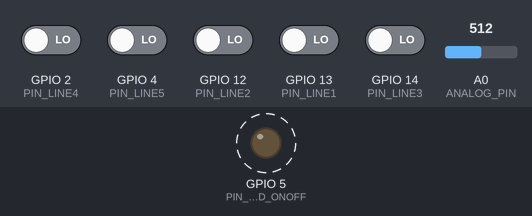
Bench run of a program on a simulated ESP8266 (NodeMCU). Shown: output pins drawn as LEDs (lit = HIGH). Dashed ring = blinking. The test bench sets the inputs (shaded band); at power-on: GPIO 2 (PIN_LINE4), GPIO 4 (PIN_LINE5), GPIO 12 (PIN_LINE2), GPIO 13 (PIN_LINE1), GPIO 14 (PIN_LINE3) LOW, A0 (ANALOG_PIN) = 512. WiFi joins after 1.5 s; servers stay silent unless stated; no MQTT or app messages arrive unless stated; not simulated (calls return 0 or success): secret.h. At 14.3 s the program puts the board to deep sleep or switches it off; the recording ends there.

Above: at 1.0 s.
Timing chart, 0 to 5.7 s (numbered marks = the images above):
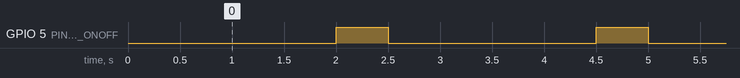

Measured:
- by itself, GPIO 5 (PIN_PHOTOTRANSISTOR_LED_ONOFF): alternates HIGH for 0.50 s and LOW for 2.0 s

The program:

main.cpp
```cpp
/*
Winvane

    * Author :             F. Guiet
    * Creation           : 20201224
    * Last modification  :
    * History            : 1.0 - First version

    * Tips ! :
      - Change baudrate in PlatformIO : Ctrl+T b 115200

    * References:

    * Power consumption :
      - 150 mA when Led and phototransistor are ON
      - 66 mA when ESP8266 is on and led and phototransistor are OFF
      - 140 uA when in deep sleep
*/

#include <Arduino.h>
#include <ArduinoJson.h>
#include <secret.h>
#include <ESP8266WiFi.h>
#include <PubSubClient.h>

#define DEBUG 0
#define MAX_RETRY 700
#define MQTT_CLIENT_ID "WindvaneSensor"
#define FIRMWARE_VERSION "1.0"

const int PIN_LINE1 = 13;
const int PIN_LINE2 = 12;
const int PIN_LINE3 = 14;
const int PIN_LINE4 = 2;
const int PIN_LINE5 = 4;
const int SAMPLES = 5;
const int SAMPLES_FREQUENCY = 2000;  //10s = 10000

//DEBUG PURPOSE
//const int DEEP_SLEEP_S = 5;  //900s = 15min
const int DEEP_SLEEP_S = 900;  //900s = 15min

const int PIN_PHOTOTRANSISTOR_LED_ONOFF = 5;

const int ANALOG_PIN = A0;

WiFiClient wifiClient;
PubSubClient client(wifiClient);

//String directions[] = { "North", "North-East", "East" ,"South-East", "South", "South-West", "West", "North-West"};
String directions[] = { "South", "South-West", "West" ,"North-West", "North", "North-East", "East", "South-East"};

unsigned long last_millis = 0;
int counter = 0;
DynamicJsonDocument doc(500);
JsonObject winddir = doc.to<JsonObject>();

struct Sensor {
    String Name;
    String SensorId;
    String Mqtt_topic;
};

#define SENSORS_COUNT 1
Sensor sensors[SENSORS_COUNT];

float getDegree(String direction) {

  if (direction=="South") {
    return 180;
  }

  if (direction=="South-East") {
    return 135;
  }

  if (direction=="East") {
    return 90;
  }

  if (direction=="North-East") {
    return 45;
  }

  if (direction=="North") {
    return 0;
  }

  if (direction=="North-West") {
    return 315;
  }

  if (direction=="West") {
    return 270;
  }

  if (direction=="South-West") {
    return 225;
  }

  return -1;
}

void debug_message(String message, bool doReturnLine) {
  if (DEBUG) {
    if (doReturnLine) {
      Serial.println(message);
    }
    else {
      Serial.print(message);
    }

    //Be sure everything is printed on screen!
    Serial.flush();
  }
}

boolean connectToMqtt() {

  client.setServer(MQTT_SERVER, 1883);

  int retry = 0;
  // Loop until we're reconnected
  while (!client.connected() && retry < MAX_RETRY) {
    debug_message(F("Attempting MQTT connection..."), true);

    if (client.connect(MQTT_CLIENT_ID)) {
      debug_message(F("connected to MQTT Broker..."), true);
    } else {
      retry++;
      // Wait 5 seconds before retrying
      delay(500);
    }
  }

  if (retry >= MAX_RETRY) {
    debug_message(F("MQTT connection failed..."), true);
    return false;
  }

  return true;
}

boolean connectToWifi() {

  debug_message(F("Connecting to WiFi..."), true);

  int retry = 0;

  WiFi.hostname(MQTT_CLIENT_ID);

  WiFi.begin(ssid, password);

  while (WiFi.status() != WL_CONNECTED && retry < MAX_RETRY) {
    retry++;
    delay(500);
    debug_message(F("."), false);
  }

  if (WiFi.status() == WL_CONNECTED) {
     debug_message(F("WiFi connected"), true);

     // Print the IP address
     if (DEBUG) {
      Serial.println(WiFi.localIP());
     }

     return true;
  } else {
    debug_message(F("WiFi connection failed..."), true);
    return false;
  }
}

void burn8Readings(int pin)
{
  for (int i = 0; i < 8; i++)
  {
    analogRead(pin);
    delay(2);
  }
}

float ReadVoltage() {

  burn8Readings(ANALOG_PIN);                            // make 8 readings but don't use them
  delay(10);                                            // idle some time
  unsigned int sensorValue = analogRead(ANALOG_PIN);    // read actual value

  //with R1 = 51kOhm, R2 = 15kOhm
  //Max voltage 4.2v of fully charged battery produces = 0.955v on A0
  //Input voltage range of bare ESP8266 is 0 — 1.0V
  //According to voltage divider formula : Vout = Vin * (R2 / (R1 + R2))

  //So 4.2v is roughly represented by 1023 value on A0

  //This live experience shows 1013 for full charged lithium battery (4.2v)
  //So 4.2v is roughly represented by 1013 value on A0 (we are closed to the theoric 1023 :))

  float voltage = (sensorValue * 4.2) / 1013;

  if (DEBUG) {
    Serial.println(sensorValue);
    Serial.println("Battery voltage is : " + String(voltage,2));
  }

  return voltage;
}

void InitSensors() {

  sensors[0].Name = "Windvane";
  sensors[0].SensorId = "21";
  sensors[0].Mqtt_topic = "guiet/outside/sensor/21";
}

void setup() {
  Serial.begin(9600);

  //Turn on / off (led and phototransistor)
  pinMode(PIN_PHOTOTRANSISTOR_LED_ONOFF, OUTPUT);
  digitalWrite(PIN_PHOTOTRANSISTOR_LED_ONOFF, LOW);

  pinMode(PIN_LINE1, INPUT); //Line 1
  pinMode(PIN_LINE2, INPUT); //Line 2
  pinMode(PIN_LINE3, INPUT); //Line 3
  pinMode(PIN_LINE4, INPUT); //Line 4
  pinMode(PIN_LINE5, INPUT); //Line 5

  InitSensors();

  debug_message(F("Setup completed successfully..."), true);
}

void disconnectMqtt() {
  debug_message("Disconnecting from mqtt...", true);
  client.disconnect();
}

void disconnectWifi() {
  debug_message("Disconnecting from wifi...", true);
  WiFi.disconnect();
}

String getDirection(int position) {

  if (position==15 || position==5 || position==3 || position==13) return directions[0]; //South
  if (position==1 || position==17 || position==19) return directions[1]; //South-West
  if (position==23 || position==22 || position==18) return directions[2]; //West
  if (position==16 || position==24 || position==27) return directions[3]; //North-West
  if (position==9 || position==8 || position==12) return directions[4]; //North
  if (position==29 || position==21) return directions[5]; //North-East
  if (position==20 || position==6 || position==4 || position==14) return directions[6]; //East
  if (position==26 || position==10 || position==2 || position==30) return directions[7]; //South-East

  return "Unknown";
}

int getPosition() {

  debug_message(F("Turn leds and phototransistors ON..."), true);
  digitalWrite(PIN_PHOTOTRANSISTOR_LED_ONOFF, HIGH);
  delay(500);

  int val1 = digitalRead(PIN_LINE1);
  int val2 = digitalRead(PIN_LINE2);
  int val3 = digitalRead(PIN_LINE3);
  int val4 = digitalRead(PIN_LINE4);
  int val5 = digitalRead(PIN_LINE5);

  int position =  (val5 * 16) + (val4 * 8) + (val3 * 4) + (val2 * 2) + val1;

  if (DEBUG) {
    Serial.print(val1);
    Serial.print(val2);
    Serial.print(val3);
    Serial.print(val4);
    Serial.print(val5);
    Serial.print(" => ");
    Serial.println(position);
  }

  debug_message(F("Turn leds and phototransistors OFF..."), true);
  digitalWrite(PIN_PHOTOTRANSISTOR_LED_ONOFF, LOW);

  return position;
}

String convertToJSon(String battery, String dirWin) {
    //Create JSon object
    DynamicJsonDocument  jsonBuffer(200);
    JsonObject root = jsonBuffer.to<JsonObject>();

    root["id"] = sensors[0].SensorId;
    root["name"] = sensors[0].Name;
    root["firmware"]  = FIRMWARE_VERSION;
    root["battery"] = battery;
    root["winddirection"] = dirWin;
    root["degree"] = String(getDegree(dirWin),1);

    String result;
    serializeJson(root, result);

    return result;
}

void sendResult() {

  if (WiFi.status() != WL_CONNECTED) {
    if (!connectToWifi())
      return;
  }

  if (!client.connected()) {
    if (!connectToMqtt()) {
      return;
    }
  }

  int winner = 0;
  String dirWin = "Unknown";
  for (int i=0;i<8;i++) {
    if (winddir.containsKey(directions[i])) {
      if (winddir[directions[i]].as<int>() > winner) {
        dirWin=directions[i];
        winner=winddir[directions[i]].as<int>();
      }
    }
  }

  debug_message("Winner is : " + dirWin, true);

  char message_buff[200];
  float vin = ReadVoltage();
  String mess = convertToJSon(String(vin,2), dirWin);
  debug_message("JSON Sensor : " + mess + ", topic : " +sensors[0].Mqtt_topic, true);
  mess.toCharArray(message_buff, mess.length()+1);

  client.publish(sensors[0].Mqtt_topic.c_str(),message_buff);

  disconnectMqtt();
  delay(100);
  disconnectWifi();
  delay(100);
}

void loop() {

  //Get Wind direction every SAMPLES_FREQUENCY ms
  if (millis() - last_millis >= SAMPLES_FREQUENCY ) {

    debug_message("Reading number : " + String(counter), true);

    int position = getPosition();
    String windDirection = getDirection(position);

    if (DEBUG)
      Serial.println("Sens du vent : " + windDirection);

    counter++;

    if (winddir.containsKey(windDirection)) {
      winddir[windDirection]=winddir[windDirection].as<int>()+1;
    }
    else {
      winddir[windDirection]=1;
    }

    last_millis = millis();
  }

  //For testing purpose
  //if (DEBUG)
  //  return;

  if (counter >= SAMPLES) {

    sendResult();

    debug_message("Going to sleep...na night", true);

    ESP.deepSleep(DEEP_SLEEP_S * 1000000); //900s = 15 min (Deep sleep)
  }
}
```
